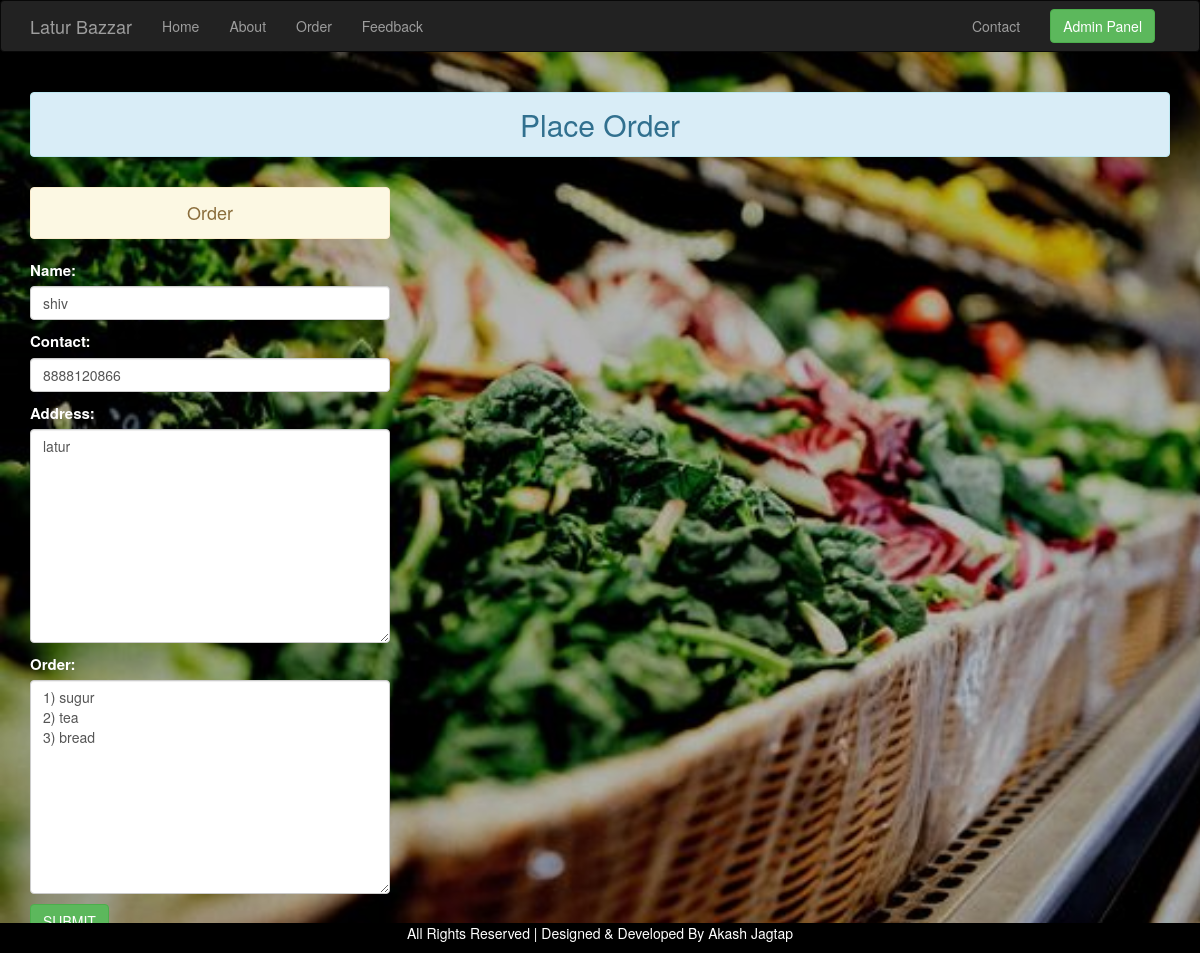
/1/, run on the app's committed database.
### testapp/models.py (models this page shows)
class data(models.Model):
    name=models.CharField(max_length=100)
    contact=models.IntegerField()
    address=models.CharField(max_length=500)
    order=models.CharField(max_length=5000)
    status=models.CharField(max_length=10)

### testapp/views.py (the view)
# urls.py: path('<int:id>/', views.update, name='update'),
def update(request,id):
    if request.method=='POST':
        id=data.objects.get(pk=id) # pk = primary key
        a=data_form(request.POST, instance=id)
        if a.is_valid():
            a.save()
            return redirect('orderdata')
    else:
        id=data.objects.get(pk=id) # pk = primary key
        a=data_form(instance=id)
    return render(request,'update.html',{'form':a})

### testapp/forms.py
class data_form(forms.ModelForm):
    class Meta:
        model=data
        fields=('name','contact','address','order')
        widgets={
        'name':forms.TextInput(attrs={'class':'form-control'}),
        'contact':forms.TextInput(attrs={'class':'form-control'}),
        'address':forms.Textarea(attrs={'class':'form-control'}),
        'order':forms.Textarea(attrs={'class':'form-control'}),
        }

### templates/update.html (shortened to what this page needs)
{%extends 'base.html'%}
{%load static%}
{%block body%}
       <h2 class="text-center alert alert-info">Place Order</h2>
       <div class="row">
         <div class="col-sm-4">
            <h4 class="text-center alert alert-warning">Order</h4>
            <div class="form-group">
               <form method="POST" style="color:white; font-size:15px;">
                  {{form.as_p}}
                  <input type="submit"class="btn btn-success" value="SUBMIT">
                </form>
            </div>
         </div>
         <div class="col-sm-1"></div>
         <div class="col-sm-7">
         </div>
      </div>
{%endblock%}

### static/css/base.css (style rules this page uses)
body { background-repeat:no-repeat; background-size:cover; background-attachment: fixed; background-blend-mode: darken; }

### data on the page
data: name "shiv", contact "8888120866", address "latur", order "1) sugur 2) tea 3) bread"
